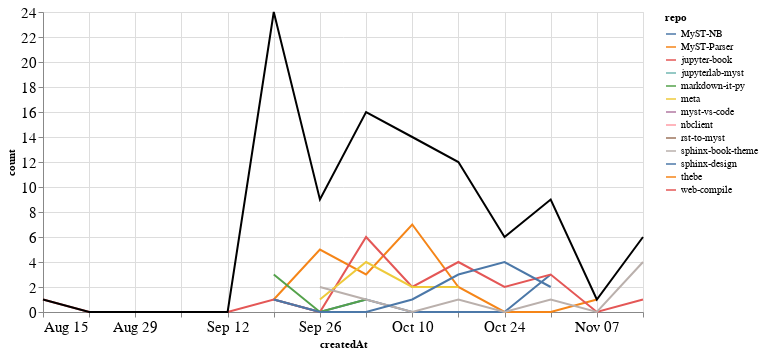

Notebook source saved alongside this figure:
### Markdown cell above
### Comments

### Code cell
comments_time = comments.groupby('repo').resample('W', on='createdAt').count()['author'].reset_index()
comments_time = comments_time.rename(columns={'author': 'count'})
comments_time_total = comments_time.groupby('createdAt').agg({"count": "sum"}).reset_index()
ch1 = alt.Chart(comments_time, width=600).mark_line().encode(
    x='createdAt',
    y='count',
    color='repo',
    tooltip="repo"
)

ch2 = alt.Chart(comments_time_total, width=600).mark_line(color="black").encode(
    x='createdAt',
    y='count',
)

ch1 + ch2

### Figure 1 — Vega-Lite specification as saved in the notebook (floating-point values rounded to 4 significant figures)
{"config": {"axisLeft": {"labelFontSize": 15}, "axisBottom": {"labelFontSize": 15}}, "layer": [{"data": {"name": "data-4d7615a0a49fdfdbf3bff40287b613ff"}, "mark": "line", "encoding": {"color": {"type": "nominal", "field": "repo"}, "tooltip": {"type": "nominal", "field": "repo"}, "x": {"type": "temporal", "field": "createdAt"}, "y": {"type": "quantitative", "field": "count"}}, "width": 600}, {"data": {"name": "data-4330f9ce1f634f0cf61574d0d64008b5"}, "mark": {"type": "line", "color": "black"}, "encoding": {"x": {"type": "temporal", "field": "createdAt"}, "y": {"type": "quantitative", "field": "count"}}, "width": 600}], "$schema": "https://vega.github.io/schema/vega-lite/v4.8.1.json", "datasets": {"data-4d7615a0a49fdfdbf3bff40287b613ff": [{"repo": "MyST-NB", "createdAt": "2021-09-19T00:00:00", "count": 1}, {"repo": "MyST-NB", "createdAt": "2021-09-26T00:00:00", "count": 0}, {"repo": "MyST-NB", "createdAt": "2021-10-03T00:00:00", "count": 1}, {"repo": "MyST-NB", "createdAt": "2021-10-10T00:00:00", "count": 0}, {"repo": "MyST-NB", "createdAt": "2021-10-17T00:00:00", "count": 0}, {"repo": "MyST-NB", "createdAt": "2021-10-24T00:00:00", "count": 0}, {"repo": "MyST-NB", "createdAt": "2021-10-31T00:00:00", "count": 3}, {"repo": "MyST-Parser", "createdAt": "2021-09-19T00:00:00", "count": 1}, {"repo": "MyST-Parser", "createdAt": "2021-09-26T00:00:00", "count": 5}, {"repo": "MyST-Parser", "createdAt": "2021-10-03T00:00:00", "count": 3}, {"repo": "MyST-Parser", "createdAt": "2021-10-10T00:00:00", "count": 7}, {"repo": "MyST-Parser", "createdAt": "2021-10-17T00:00:00", "count": 2}, {"repo": "MyST-Parser", "createdAt": "2021-10-24T00:00:00", "count": 0}, {"repo": "MyST-Parser", "createdAt": "2021-10-31T00:00:00", "count": 0}, {"repo": "MyST-Parser", "createdAt": "2021-11-07T00:00:00", "count": 1}, {"repo": "jupyter-book", "createdAt": "2021-08-15T00:00:00", "count": 1}, {"repo": "jupyter-book", "createdAt": "2021-08-22T00:00:00", "count": 0}, {"repo": "jupyter-book", "createdAt": "2021-08-29T00:00:00", "count": 0}, {"repo": "jupyter-book", "createdAt": "2021-09-05T00:00:00", "count": 0}, {"repo": "jupyter-book", "createdAt": "2021-09-12T00:00:00", "count": 0}, {"repo": "jupyter-book", "createdAt": "2021-09-19T00:00:00", "count": 1}, {"repo": "jupyter-book", "createdAt": "2021-09-26T00:00:00", "count": 0}, {"repo": "jupyter-book", "createdAt": "2021-10-03T00:00:00", "count": 6}, {"repo": "jupyter-book", "createdAt": "2021-10-10T00:00:00", "count": 2}, {"repo": "jupyter-book", "createdAt": "2021-10-17T00:00:00", "count": 4}, {"repo": "jupyter-book", "createdAt": "2021-10-24T00:00:00", "count": 2}, {"repo": "jupyter-book", "createdAt": "2021-10-31T00:00:00", "count": 3}, {"repo": "jupyter-book", "createdAt": "2021-11-07T00:00:00", "count": 0}, {"repo": "jupyter-book", "createdAt": "2021-11-14T00:00:00", "count": 1}, {"repo": "jupyterlab-myst", "createdAt": "2021-09-19T00:00:00", "count": 7}, {"repo": "markdown-it-py", "createdAt": "2021-09-19T00:00:00", "count": 3}, {"repo": "markdown-it-py", "createdAt": "2021-09-26T00:00:00", "count": 0}, {"repo": "markdown-it-py", "createdAt": "2021-10-03T00:00:00", "count": 1}, {"repo": "meta", "createdAt": "2021-09-26T00:00:00", "count": 1}, {"repo": "meta", "createdAt": "2021-10-03T00:00:00", "count": 4}, {"repo": "meta", "createdAt": "2021-10-10T00:00:00", "count": 2}, {"repo": "meta", "createdAt": "2021-10-17T00:00:00", "count": 2}, {"repo": "myst-vs-code", "createdAt": "2021-11-14T00:00:00", "count": 1}, {"repo": "nbclient", "createdAt": "2021-09-19T00:00:00", "count": 7}, {"repo": "rst-to-myst", "createdAt": "2021-09-19T00:00:00", "count": 3}, {"repo": "sphinx-book-theme", "createdAt": "2021-09-26T00:00:00", "count": 2}, {"repo": "sphinx-book-theme", "createdAt": "2021-10-03T00:00:00", "count": 1}, {"repo": "sphinx-book-theme", "createdAt": "2021-10-10T00:00:00", "count": 0}, {"repo": "sphinx-book-theme", "createdAt": "2021-10-17T00:00:00", "count": 1}, {"repo": "sphinx-book-theme", "createdAt": "2021-10-24T00:00:00", "count": 0}, {"repo": "sphinx-book-theme", "createdAt": "2021-10-31T00:00:00", "count": 1}, {"repo": "sphinx-book-theme", "createdAt": "2021-11-07T00:00:00", "count": 0}, {"repo": "sphinx-book-theme", "createdAt": "2021-11-14T00:00:00", "count": 4}, {"repo": "sphinx-design", "createdAt": "2021-09-19T00:00:00", "count": 1}, {"repo": "sphinx-design", "createdAt": "2021-09-26T00:00:00", "count": 0}, {"repo": "sphinx-design", "createdAt": "2021-10-03T00:00:00", "count": 0}, {"repo": "sphinx-design", "createdAt": "2021-10-10T00:00:00", "count": 1}, {"repo": "sphinx-design", "createdAt": "2021-10-17T00:00:00", "count": 3}, {"repo": "sphinx-design", "createdAt": "2021-10-24T00:00:00", "count": 4}, {"repo": "sphinx-design", "createdAt": "2021-10-31T00:00:00", "count": 2}, {"repo": "thebe", "createdAt": "2021-10-10T00:00:00", "count": 2}, {"repo": "web-compile", "createdAt": "2021-09-26T00:00:00", "count": 1}], "data-4330f9ce1f634f0cf61574d0d64008b5": [{"createdAt": "2021-08-15T00:00:00", "count": 1}, {"createdAt": "2021-08-22T00:00:00", "count": 0}, {"createdAt": "2021-08-29T00:00:00", "count": 0}, {"createdAt": "2021-09-05T00:00:00", "count": 0}, {"createdAt": "2021-09-12T00:00:00", "count": 0}, {"createdAt": "2021-09-19T00:00:00", "count": 24}, {"createdAt": "2021-09-26T00:00:00", "count": 9}, {"createdAt": "2021-10-03T00:00:00", "count": 16}, {"createdAt": "2021-10-10T00:00:00", "count": 14}, {"createdAt": "2021-10-17T00:00:00", "count": 12}, {"createdAt": "2021-10-24T00:00:00", "count": 6}, {"createdAt": "2021-10-31T00:00:00", "count": 9}, {"createdAt": "2021-11-07T00:00:00", "count": 1}, {"createdAt": "2021-11-14T00:00:00", "count": 6}]}}
